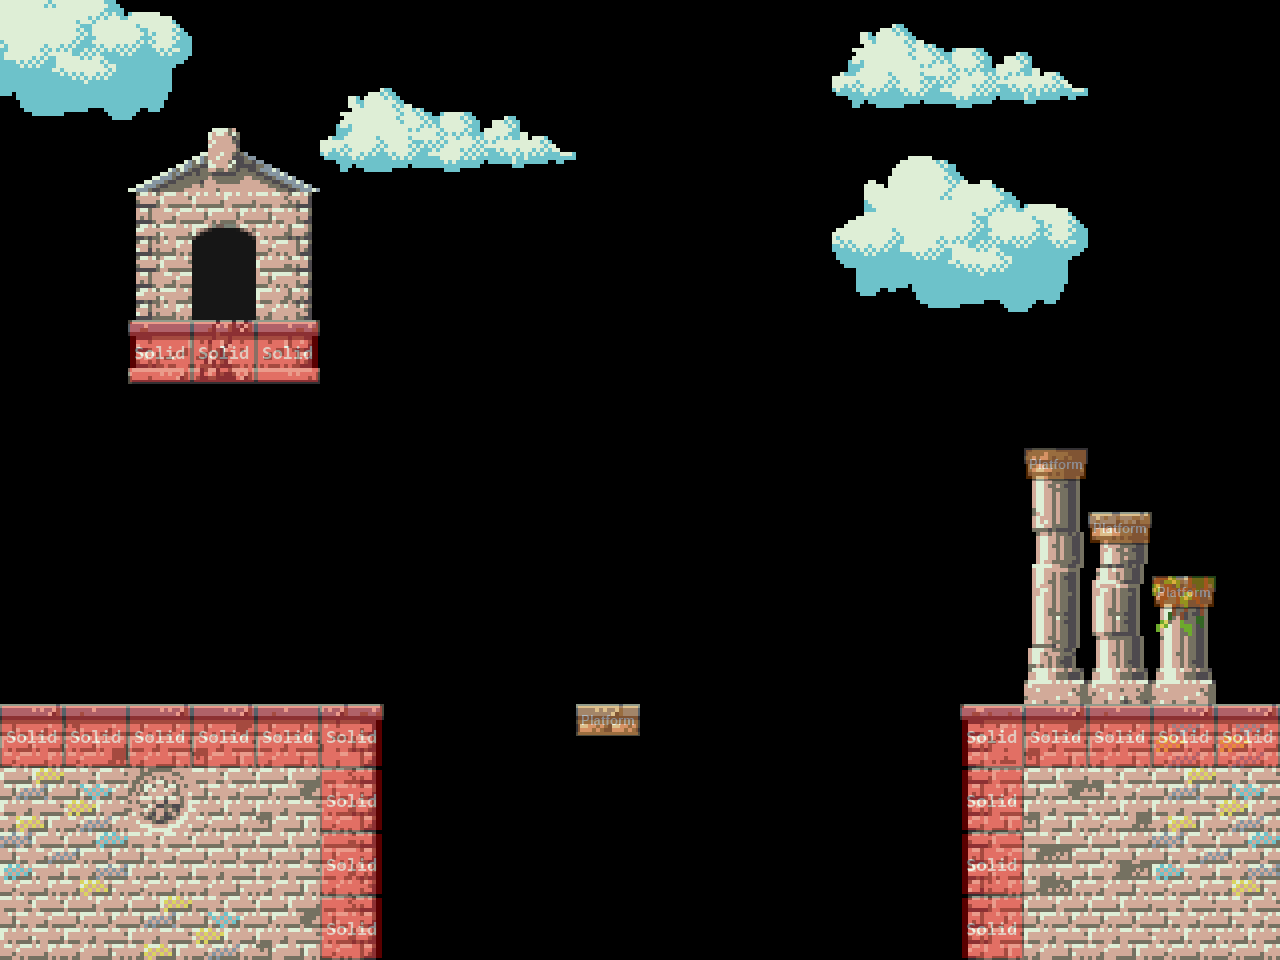

This game map was drawn from its Tiled (.tmx) file and the tilesets committed beside it. A one-line description and the trimmed map source follow:
An orthogonal 20x15 tile map with 64x64 px tiles, 5 tile layers (background2, background, level, foreground, ...), 2 tilesets and 5 objects (2x float_shard, start, exit, double_shard).

<map version="1.0" orientation="orthogonal" width="20" height="15" tilewidth="64" tileheight="64">
 <properties>
  <property name="background_color" value="#000000" />
 </properties>
 <tileset firstgid="1" source="metatiles64x64.tsx" />
 <tileset firstgid="6" source="classical_ruin_tiles_64x64.tsx" />
 <layer name="background2" width="20" height="15">
  <data>[300 cells, 0 non-empty, 0 distinct tile ids]</data>
 </layer>
 <layer name="background" width="20" height="15">
  <data>[300 cells, 58 non-empty, 31 distinct tile ids]</data>
 </layer>
 <layer name="level" width="20" height="15">
  <data>[300 cells, 56 non-empty, 37 distinct tile ids]</data>
 </layer>
 <objectgroup color="#73ff00" name="Entities" width="20" height="15">
  <object name="start" type="start" x="64" y="640" width="64" height="64" />
  <object name="exit" type="exit" x="192" y="256" width="64" height="64" />
  <object name="float_shard" type="float_shard" x="384" y="384" width="64" height="64" />
  <object name="double_shard" type="double_shard" x="576" y="640" width="64" height="64" />
  <object name="float_shard" type="float_shard" x="640" y="320" width="64" height="64" />
 </objectgroup>
 <layer name="foreground" width="20" height="15">
  <data>[300 cells, 0 non-empty, 0 distinct tile ids]</data>
 </layer>
 <layer name="collision" width="20" height="15" opacity="0.35">
  <data>[300 cells, 24 non-empty, 2 distinct tile ids]</data>
 </layer>
</map>